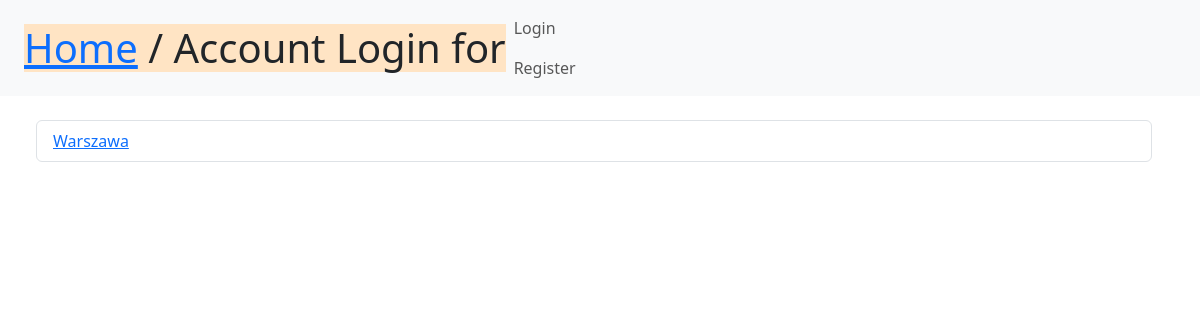
/appointment/, run on an earlier commit of the app's database.
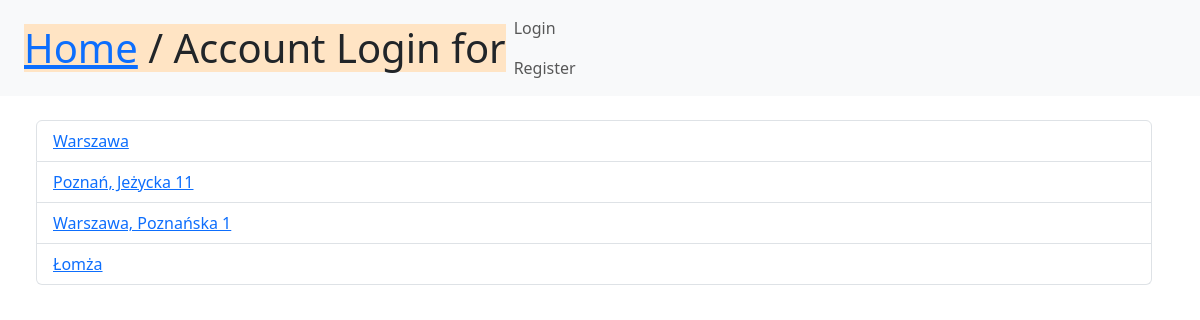
And on a later commit of the database.
### people/models.py (models this page shows, shortened)
class Visit(models.Model):
    what_time = models.DateTimeField()
    location = models.CharField(max_length=128)
    specialist = models.ForeignKey(User, related_name='Specialist', null=True, on_delete=models.SET_NULL)
    patient = models.ForeignKey(User, related_name='Patient', null=True, on_delete=models.SET_NULL)

### people/views.py (the view)
# urls.py: path('appointment/', VisitView.as_view(), name='view_appointment'),
class VisitView(View):
    def get(self, request):
        visit = Visit.objects.all()
        return render(request, 'list2visit.html', {'visits': visit})

### people/templates/list2visit.html
{% extends 'base.html' %}
{% block content %}
    <ul class="list-group">
        {% for visit in visits.all %}
        <div class="list-group-item"><a href="{% url 'detail_appointment' visit.id %}">
            {{visit.location}}
        </a></div>
        {% endfor %}
    </ul>
{% endblock %}

What changed in the data, as far as the page shows it:
added Visit: location "Poznań, Jeżycka 11"
added Visit: location "Warszawa, Poznańska 1"
added Visit: location "Łomża"
